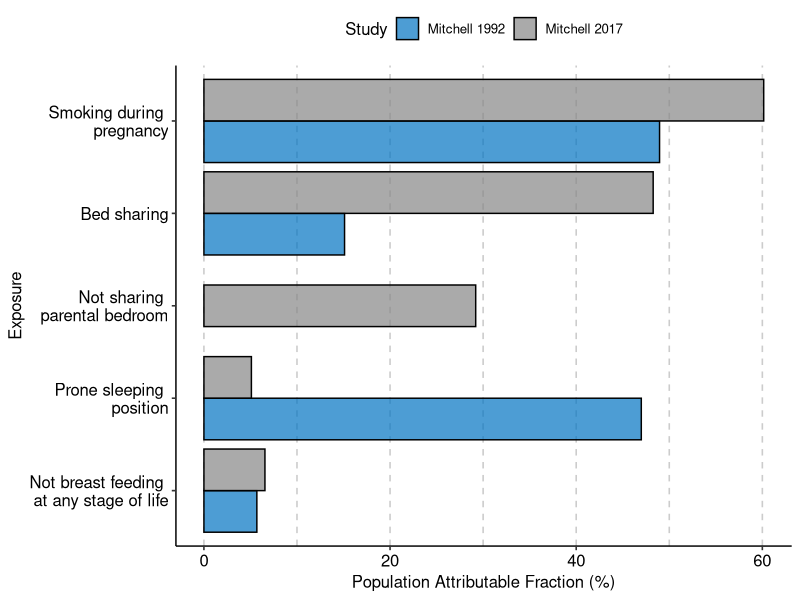

The R source for this figure: (Note: this script raises an error after producing the figure.)
library(tidyverse)
library(readxl)
library(magrittr)
library(ggpubr)

paf <- read_excel(here::here("data", "risk-factors.xlsx"), 
                         sheet = "PAF")

paf %<>%
  mutate(Exposure = case_when(
    Exposure == "Not breast feeding at any stage of life" ~
    "Not breast feeding \nat any stage of life",
    Exposure == "Prone sleeping position" ~ "Prone sleeping \nposition",
    Exposure == "Smoking during pregnancy" ~ "Smoking during \npregnancy",
    Exposure == "Not sharing parental bedroom" ~ "Not sharing \nparental bedroom",
    TRUE ~ Exposure))

order <- c("Not breast feeding \nat any stage of life", "Prone sleeping \nposition",
           "Not sharing \nparental bedroom", "Bed sharing",
           "Smoking during \npregnancy")

paf$Exposure <- factor(paf$Exposure, levels = order)

paf_plot <- ggplot(data = paf) +
  geom_bar(aes(x = PAF, y = Exposure, fill = Study), 
           alpha = 0.7, color = "black",
           stat = "identity",
           position = position_dodge2(padding = 0, preserve = "single")) +
  scale_fill_manual(values = c("#0073C2FF", "#868686FF")) +
  scale_color_manual(values = c("#0073C2FF", "#868686FF")) +
  xlab("Population Attributable Fraction (%)") +
  ylab("Exposure") +
  theme_pubr() +
  theme(panel.grid.major.x = element_line(color = "grey80",
                                          linetype = "dashed"),
        panel.grid.minor.x = element_line(color = "grey80",
                                          linetype = "dashed"))

paf_table <- paf %>%
  select(-c("OR", "pc")) %>%
  pivot_wider(names_from = Study, values_from = "PAF") %>%
  select("Exposure", "Mitchell 1992", "Mitchell 2017") %>%
  mutate_if(is.numeric, round, digits = 2) %>%
  replace(is.na(.), "-")

or_table <- paf %>%
  select(-c("PAF", "pc")) %>%
  pivot_wider(names_from = Study, values_from = "OR") %>%
  select("Exposure", "Mitchell 1992", "Mitchell 2017") %>%
  mutate_if(is.numeric, round, digits = 2) %>%
  replace(is.na(.), "-")


paf_table_p <- ggtexttable(paf_table, rows = NULL, 
            theme = ttheme("default"))

or_table_p <- ggtexttable(or_table, rows = NULL, 
                           theme = ttheme("default"))

ggarrange(paf_plot, 
          ggarrange(paf_table_p, or_table_p, 
                    nrow = 2,
                    labels = c("Population Attributable Fraction (%)",
                               "Odds Ratio (Univariate)"),
                    hjust = c(-0.17, -0.6),
                    vjust = c(1, 1)),
          ncol = 2)
